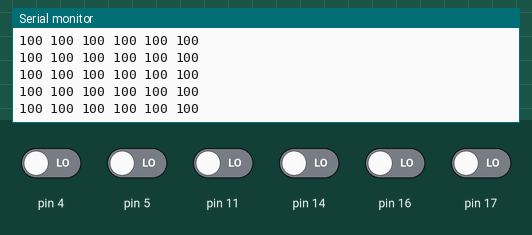
A sketch run on a simulated Arduino Uno, built with avr-gcc and run on an emulated ATmega328P. Parts: the last lines printed to the serial monitor. Inputs (shaded band) come from the test bench; at power-on: pin 4, pin 5, pin 11, pin 14, pin 16, pin 17 LOW.

Above: at 1.2 s.
1.3 s: pin 4 driven HIGH
At 1.36 s:
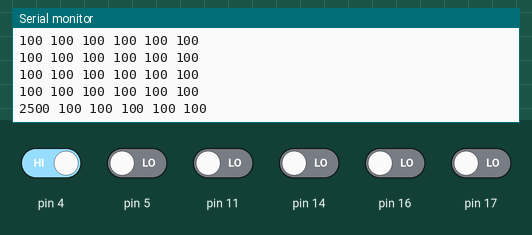
2.8 s: pin 5 driven HIGH
At 2.81 s:
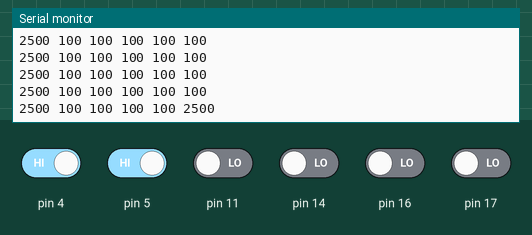
4.3 s: pin 11 driven HIGH
At 4.32 s:
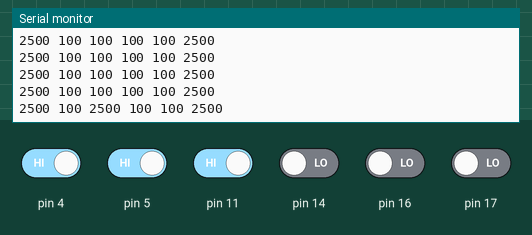
7.3 s: pin 14 driven HIGH
At 7.34 s:
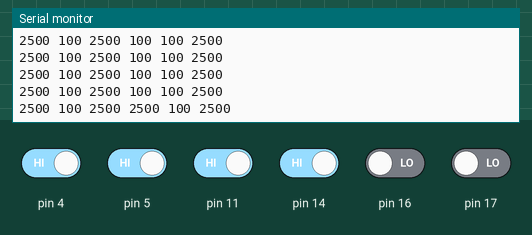
8.8 s: pin 16 driven HIGH
At 8.86 s:
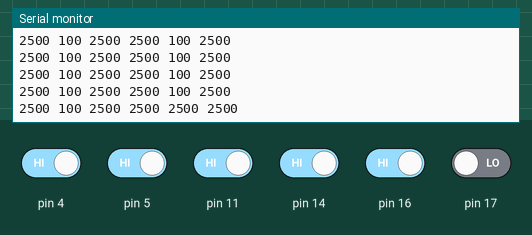
10.3 s: pin 17 driven HIGH
At 10.31 s:
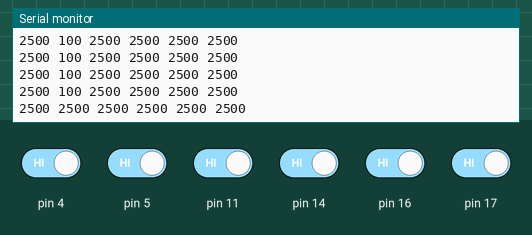

The sketch:

raw_data_method.ino
```cpp
#include <Wire.h>
#include <ZumoShield.h>

ZumoReflectanceSensorArray linesensors(QTR_NO_EMITTER_PIN);

void setup() {
  Serial.begin(9600);
}

unsigned int sensor_vals[6];
void loop() {
  linesensors.read(sensor_vals);
  Serial.print(sensor_vals[0]);
  Serial.print(" ");
  Serial.print(sensor_vals[1]);
  Serial.print(" ");
  Serial.print(sensor_vals[2]);
  Serial.print(" ");
  Serial.print(sensor_vals[3]);
  Serial.print(" ");
  Serial.print(sensor_vals[4]);
  Serial.print(" ");
  Serial.println(sensor_vals[5]);
  delay(50);
}
```

Measured:
- after the input at 1.3 s, the serial monitor: prints a new line after 0.05 s (image 1)
- after the input at 2.8 s, the serial monitor: prints a new line at once (image 2)
- after the input at 4.3 s, the serial monitor: prints a new line at once (image 3)
- after the input at 7.3 s, the serial monitor: prints a new line at once (image 4)
- after the input at 8.8 s, the serial monitor: prints a new line at once (image 5)
- after the input at 10.3 s, the serial monitor: prints a new line at once (image 6)
